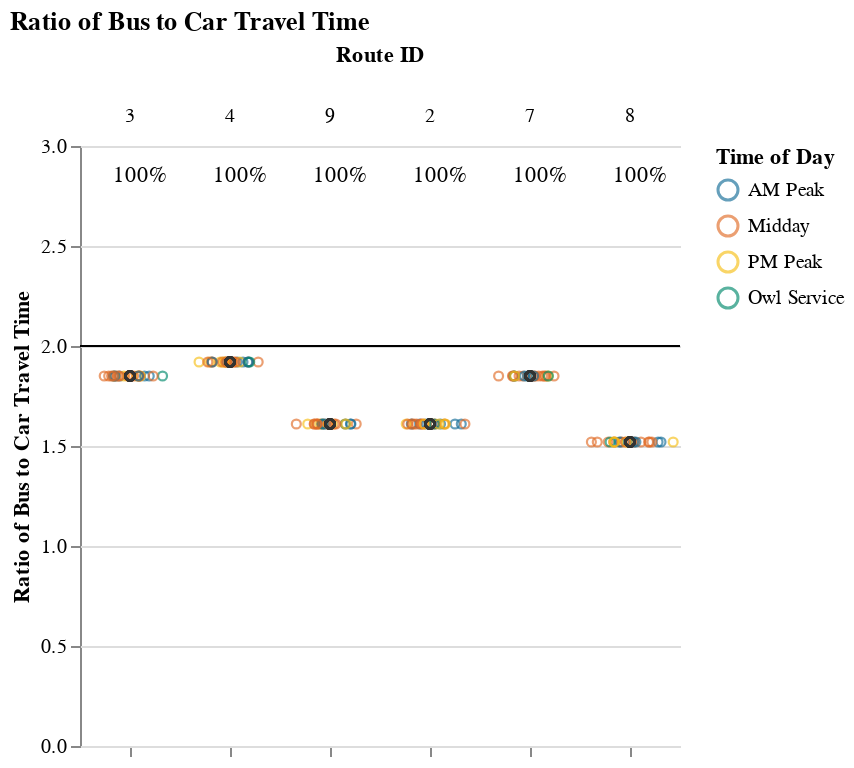
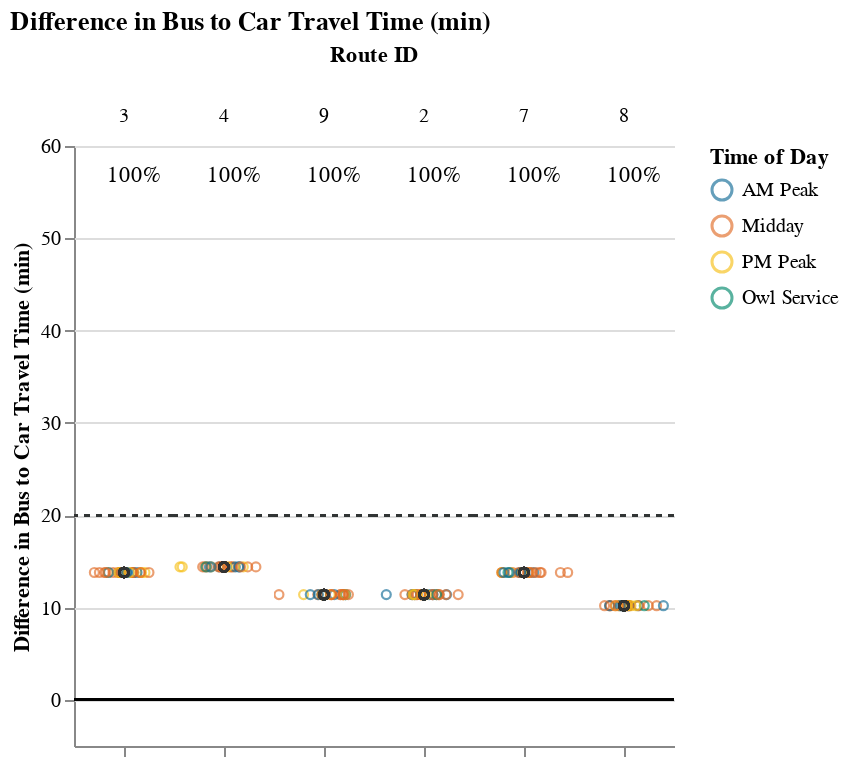

Source (notebook cell) for these figures, in order:
### Markdown cell above
## Viable Competitive Routes
### Short Routes (< 1 hr)

### Code cell
route_group = "short"
display_charts_for_route_group(df, route_group)

### Figure 1 — Vega-Lite specification as saved in the notebook (floating-point values rounded to 4 significant figures; data arrays with more than 128 entries replaced by an {"elided": "..."} marker saying what was removed)
{"config": {"view": {"continuousWidth": 400, "continuousHeight": 300, "stroke": null}, "facet": {"spacing": 0}}, "data": {"name": "data-4ba2f99f349b86cddfac61b91b9703f0"}, "facet": {"column": {"field": "route_id2", "sort": ["3", "4", "9", "2", "7", "8"], "title": "Route ID", "type": "nominal"}}, "spec": {"layer": [{"mark": "rule", "encoding": {"color": {"value": "black"}, "y": {"field": "cutoff", "type": "quantitative"}}, "selection": {"selector001": {"type": "interval", "bind": "scales", "encodings": ["x", "y"]}}}, {"mark": {"type": "point", "opacity": 0.65, "size": 20, "strokeWidth": 1.1}, "encoding": {"color": {"field": "time_of_day", "scale": {"range": ["#136C97", "#E16B26", "#F6BF16", "#00896B", "#7790A3", "#5B559C"]}, "sort": ["AM Peak", "Midday", "PM Peak", "Owl Service"], "title": "Time of Day", "type": "nominal"}, "tooltip": [{"field": "route_id2", "title": "route_id", "type": "nominal"}, {"field": "route_name", "type": "nominal"}, {"field": "trip_id", "type": "nominal"}, {"field": "service_hours", "type": "quantitative"}, {"field": "car_duration_hours", "type": "quantitative"}, {"field": "bus_multiplier", "type": "quantitative"}, {"field": "bus_difference", "type": "quantitative"}, {"field": "num_trips", "type": "quantitative"}, {"field": "num_competitive", "type": "quantitative"}, {"field": "pct_trips_competitive", "type": "quantitative"}, {"field": "pct_below_cutoff", "type": "quantitative"}, {"field": "p25", "type": "quantitative"}, {"field": "p50", "type": "quantitative"}, {"field": "p75", "type": "quantitative"}], "x": {"axis": {"grid": false, "labels": false, "ticks": true, "values": [0]}, "field": "jitter", "scale": {}, "title": null, "type": "quantitative"}, "y": {"field": "bus_multiplier", "scale": {"domain": [0, 3.0]}, "title": "Ratio of Bus to Car Travel Time", "type": "quantitative"}}, "transform": [{"calculate": "sqrt(-2*log(random()))*cos(2*PI*random())", "as": "jitter"}], "width": 50}, {"layer": [{"mark": {"type": "point", "opacity": 0.6, "size": 20, "strokeWidth": 1.3}, "encoding": {"color": {"value": "#323434"}, "y": {"field": "bus_multiplier", "type": "quantitative"}}, "transform": [{"filter": "(datum.p50_trip === 1)"}]}, {"mark": {"type": "text", "align": "center", "baseline": "middle"}, "encoding": {"color": {"value": "black"}, "text": {"field": "pct_trips_competitive", "format": ".0%", "type": "quantitative"}, "tooltip": [{"field": "route_id2", "title": "route_id", "type": "nominal"}, {"field": "route_name", "type": "nominal"}, {"field": "trip_id", "type": "nominal"}, {"field": "service_hours", "type": "quantitative"}, {"field": "car_duration_hours", "type": "quantitative"}, {"field": "bus_multiplier", "type": "quantitative"}, {"field": "bus_difference", "type": "quantitative"}, {"field": "num_trips", "type": "quantitative"}, {"field": "num_competitive", "type": "quantitative"}, {"field": "pct_trips_competitive", "type": "quantitative"}, {"field": "pct_below_cutoff", "type": "quantitative"}, {"field": "p25", "type": "quantitative"}, {"field": "p50", "type": "quantitative"}, {"field": "p75", "type": "quantitative"}], "x": {"value": 30}, "y": {"value": 15}}, "transform": [{"calculate": "sqrt(-2*log(random()))*cos(2*PI*random())", "as": "jitter"}, {"filter": "(datum.fastest_trip === 1)"}]}]}]}, "resolve": {"scale": {"y": "shared"}}, "title": "Ratio of Bus to Car Travel Time", "$schema": "https://vega.github.io/schema/vega-lite/v4.17.0.json", "datasets": {"data-4ba2f99f349b86cddfac61b91b9703f0": {"elided": "159 records"}}}

### Figure 2 — Vega-Lite specification as saved in the notebook (floating-point values rounded to 4 significant figures; data arrays with more than 128 entries replaced by an {"elided": "..."} marker saying what was removed)
{"config": {"view": {"continuousWidth": 400, "continuousHeight": 300, "stroke": null}, "facet": {"spacing": 0}}, "data": {"name": "data-056fa789afb57d5ead2a88d4f8d41c5e"}, "facet": {"column": {"field": "route_id2", "sort": ["3", "4", "9", "2", "7", "8"], "title": "Route ID", "type": "nominal"}}, "spec": {"layer": [{"mark": "rule", "encoding": {"color": {"value": "black"}, "y": {"field": "cutoff", "type": "quantitative"}}, "selection": {"selector002": {"type": "interval", "bind": "scales", "encodings": ["x", "y"]}}}, {"mark": {"type": "rule", "strokeDash": [3, 3]}, "encoding": {"color": {"value": "#323434"}, "y": {"field": "cutoff2", "type": "quantitative"}}}, {"mark": {"type": "point", "opacity": 0.65, "size": 20, "strokeWidth": 1.1}, "encoding": {"color": {"field": "time_of_day", "scale": {"range": ["#136C97", "#E16B26", "#F6BF16", "#00896B", "#7790A3", "#5B559C"]}, "sort": ["AM Peak", "Midday", "PM Peak", "Owl Service"], "title": "Time of Day", "type": "nominal"}, "tooltip": [{"field": "route_id2", "title": "route_id", "type": "nominal"}, {"field": "route_name", "type": "nominal"}, {"field": "trip_id", "type": "nominal"}, {"field": "service_hours", "type": "quantitative"}, {"field": "car_duration_hours", "type": "quantitative"}, {"field": "bus_multiplier", "type": "quantitative"}, {"field": "bus_difference", "type": "quantitative"}, {"field": "num_trips", "type": "quantitative"}, {"field": "num_competitive", "type": "quantitative"}, {"field": "pct_trips_competitive", "type": "quantitative"}, {"field": "pct_below_cutoff", "type": "quantitative"}, {"field": "p25", "type": "quantitative"}, {"field": "p50", "type": "quantitative"}, {"field": "p75", "type": "quantitative"}], "x": {"axis": {"grid": false, "labels": false, "ticks": true, "values": [0]}, "field": "jitter", "scale": {}, "title": null, "type": "quantitative"}, "y": {"field": "bus_difference", "scale": {"domain": [-5, 58.8]}, "title": "Difference in Bus to Car Travel Time (min)", "type": "quantitative"}}, "transform": [{"calculate": "sqrt(-2*log(random()))*cos(2*PI*random())", "as": "jitter"}], "width": 50}, {"layer": [{"mark": {"type": "point", "opacity": 0.6, "size": 20, "strokeWidth": 1.3}, "encoding": {"color": {"value": "#323434"}, "y": {"field": "bus_difference", "type": "quantitative"}}, "transform": [{"filter": "(datum.p50_trip === 1)"}]}, {"mark": {"type": "text", "align": "center", "baseline": "middle"}, "encoding": {"color": {"value": "black"}, "text": {"field": "pct_trips_competitive", "format": ".0%", "type": "quantitative"}, "tooltip": [{"field": "route_id2", "title": "route_id", "type": "nominal"}, {"field": "route_name", "type": "nominal"}, {"field": "trip_id", "type": "nominal"}, {"field": "service_hours", "type": "quantitative"}, {"field": "car_duration_hours", "type": "quantitative"}, {"field": "bus_multiplier", "type": "quantitative"}, {"field": "bus_difference", "type": "quantitative"}, {"field": "num_trips", "type": "quantitative"}, {"field": "num_competitive", "type": "quantitative"}, {"field": "pct_trips_competitive", "type": "quantitative"}, {"field": "pct_below_cutoff", "type": "quantitative"}, {"field": "p25", "type": "quantitative"}, {"field": "p50", "type": "quantitative"}, {"field": "p75", "type": "quantitative"}], "x": {"value": 30}, "y": {"value": 15}}, "transform": [{"calculate": "sqrt(-2*log(random()))*cos(2*PI*random())", "as": "jitter"}, {"filter": "(datum.fastest_trip === 1)"}]}]}]}, "resolve": {"scale": {"y": "shared"}}, "title": "Difference in Bus to Car Travel Time (min)", "$schema": "https://vega.github.io/schema/vega-lite/v4.17.0.json", "datasets": {"data-056fa789afb57d5ead2a88d4f8d41c5e": {"elided": "159 records"}}}
